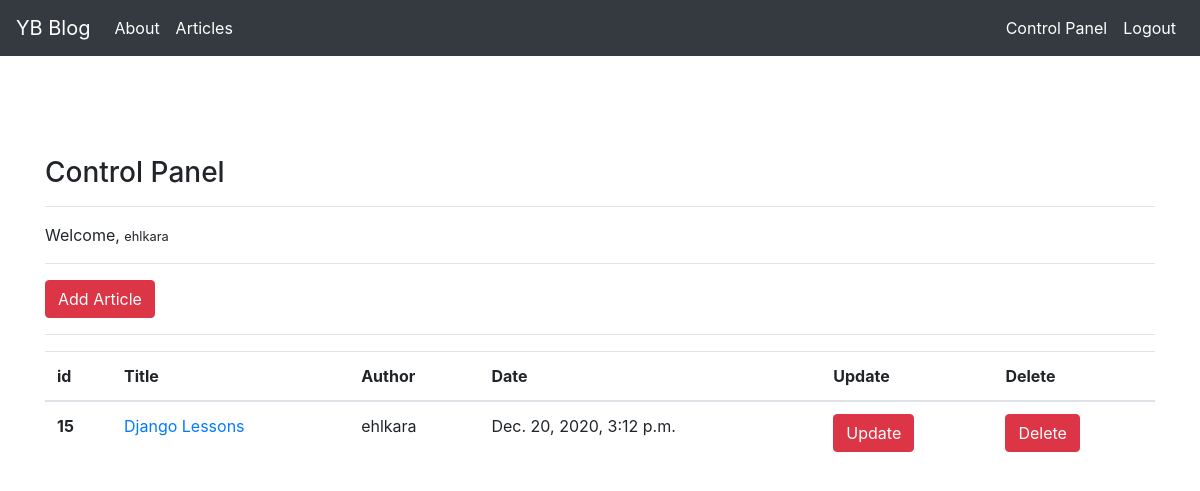
Screenshot of /articles/dashboard/ (signed in) with the database file from the repository.
### article/models.py (models this page shows, shortened)
class Article(models.Model):
    author = models.ForeignKey("auth.User",on_delete = models.CASCADE)
    title = models.CharField(max_length=50)
    content = RichTextField()
    created_date = models.DateTimeField(auto_now_add=True)
    article_image = models.FileField(blank = True,null=True,verbose_name="Add Photos to the Article")
    class Meta:
        ordering = ['-created_date']

### article/views.py (the view)
# urls.py: path('dashboard/',views.dashboard,name = "dashboard"),
@login_required(login_url="user:login")
def dashboard(request):
    articles = Article.objects.filter(author = request.user)
    context = {
        "articles":articles
    }
    return render(request,"dashboard.html",context)

### templates/dashboard.html
{% extends 'layout.html' %}
{% block body %}
<h3>Control Panel</h3>
<hr>
<p>
    Welcome, <small>{{request.user.username}}</small>
</p>
<hr>
<a class="btn btn-danger" href="/articles/addarticle">Add Article</a>
<hr>
{% if articles %}
<table class="table">
    <thead>
        <tr>
            <th scope="col">id</th>
            <th scope="col">Title</th>
            <th scope="col">Author</th>
            <th scope="col">Date</th>
            <th scope="col">Update</th>
            <th scope="col">Delete</th>
        </tr>
    </thead>
    <tbody>
        {% for article in articles %}
        <tr>
            <th scope="row">{{article.id}}</th>
            <td><a href="/articles/article/{{article.id}}">{{article.title}}</a></td>
            <td>{{article.author.username}}</td>
            <td>{{article.created_date}}</td>
            <td><a href="/articles/update/{{article.id}}" class="btn btn-danger">Update</a></td>
            <td><a href="/articles/delete/{{article.id}}" class="btn btn-danger">Delete</a></td>
        </tr>
        {% endfor %}
{% else %}
<div class="alert alert-danger">
    You don't have any articles yet.
</div>
{% endif %}
    </tbody>
</table>
{% endblock body %}

### rows the page displays
Article: id "15", title "Django Lessons", author.username "ehlkara", created_date "Dec. 20, 2020, 3:12 p.m."

### other values shown
{{ request.user.username }} "ehlkara"
